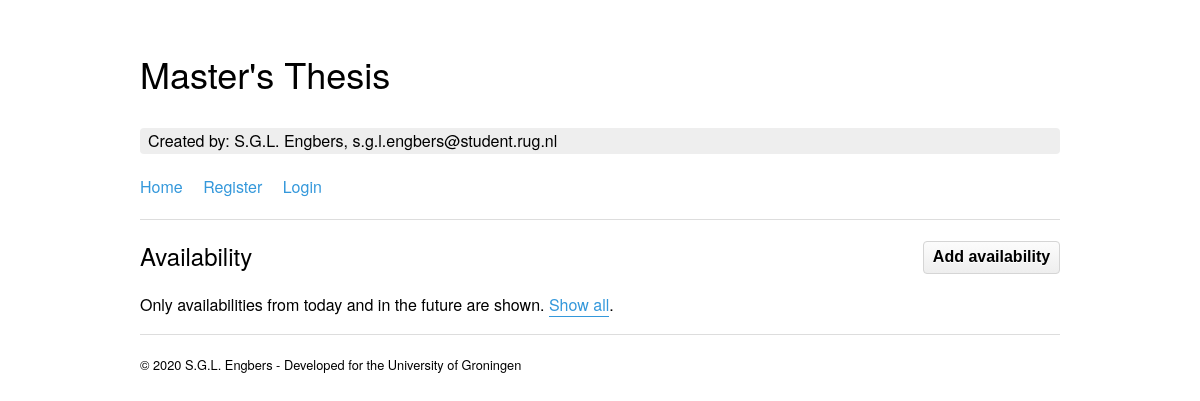
The page /availability/ on the database as committed earlier.
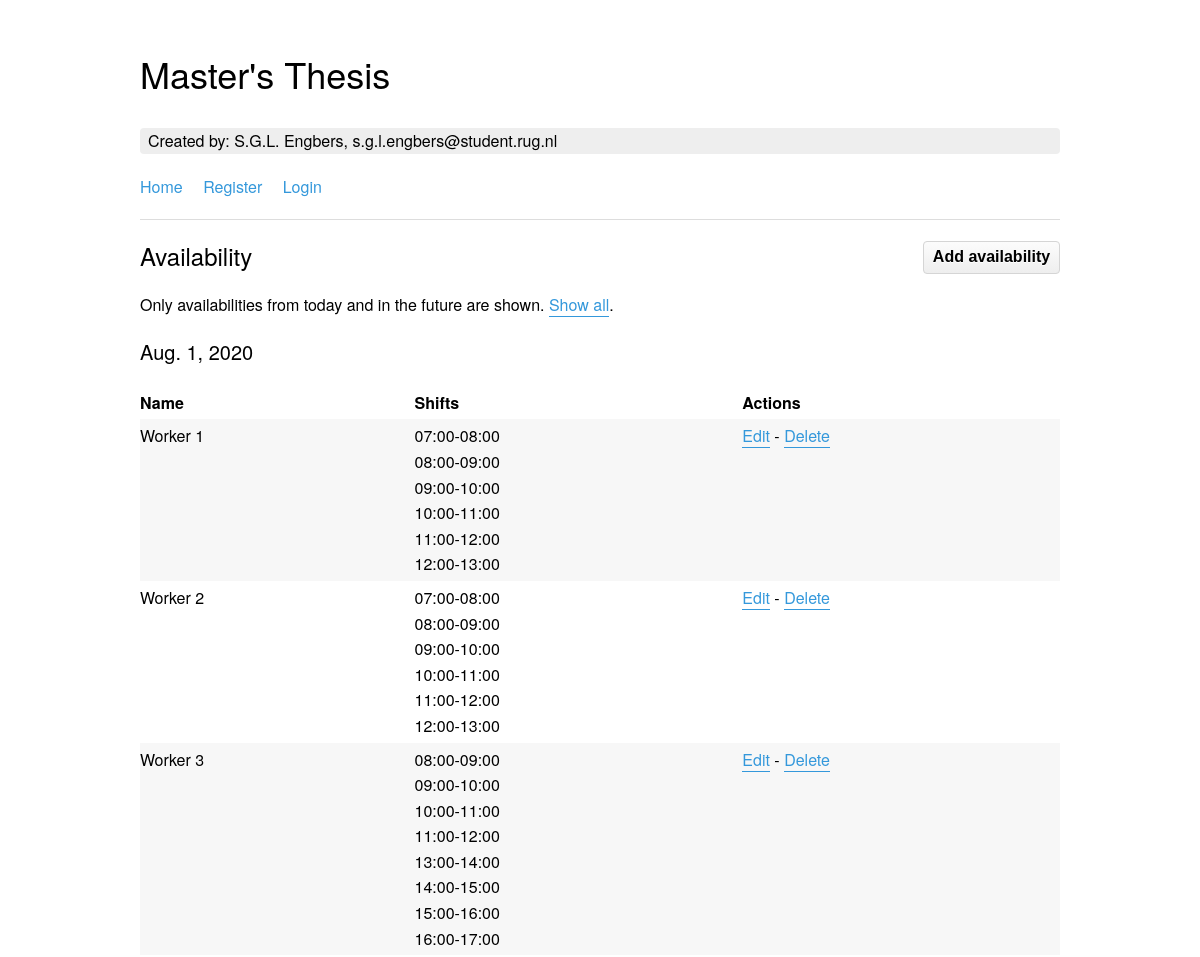
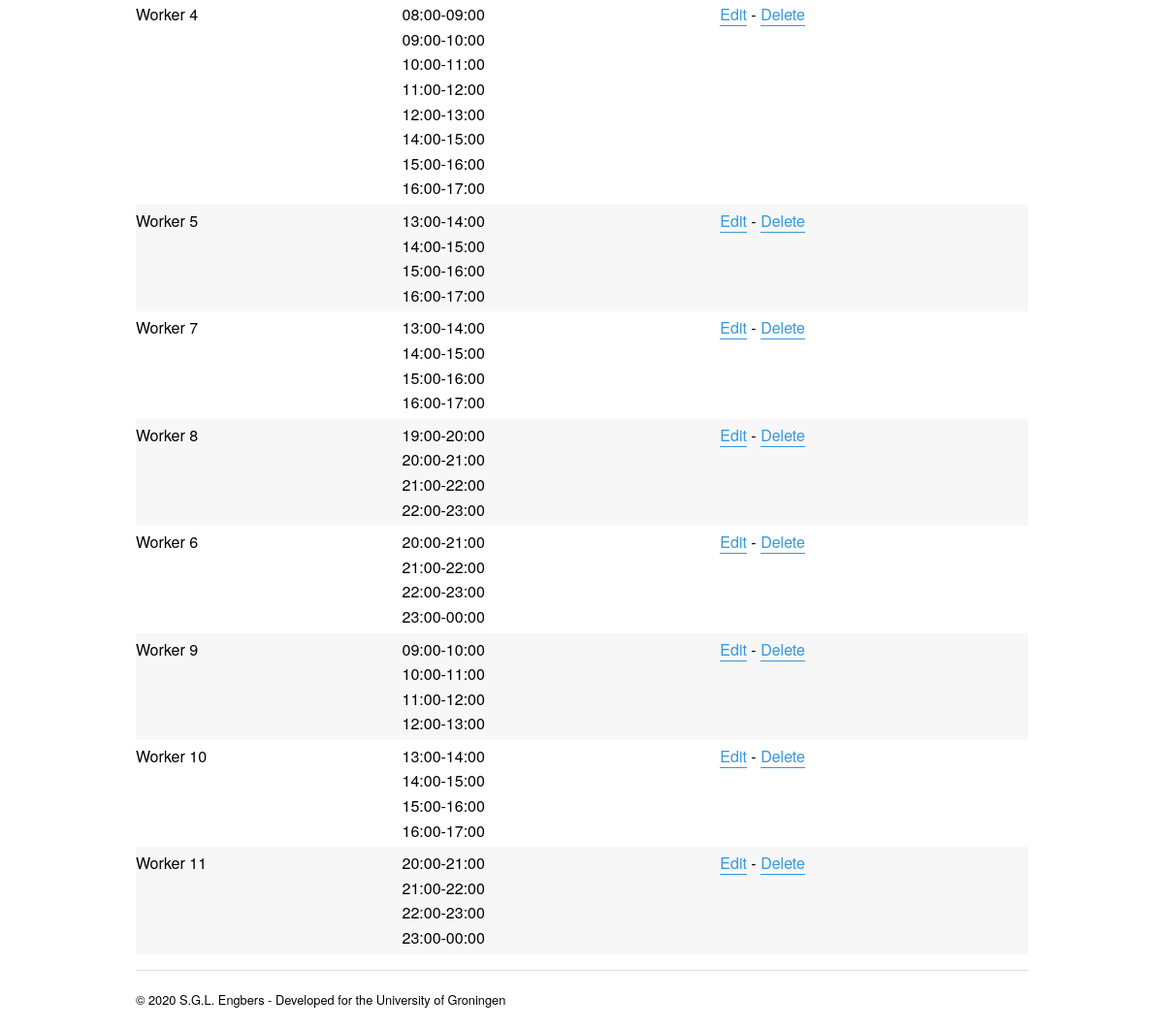
The same page on the database as committed later (2 pictures, top to bottom).
### planning/models.py (models this page shows, shortened)
class Availability(models.Model):
	worker = models.ForeignKey(Workers, on_delete=models.PROTECT) # Availability of one date corresponds to one worker.
	date = models.DateField()
	shift = models.ManyToManyField(Shifts) # Availability depends on a shift.
	class Meta:
		verbose_name_plural = 'Availability'
		unique_together = ('worker', 'date',) # Do not allow to have duplicate availabilities for a worker on a date and a certain shift.

class Workers(models.Model):
	name = models.CharField(max_length=50)
	preference = models.ForeignKey(Skills, blank=True, null=True, on_delete=models.SET_NULL)
	class Meta: verbose_name_plural = 'Workers'

class Shifts(models.Model):
	name = models.CharField(max_length=50)
	length = models.FloatField(default=0) # Length in hours, minus breaks
	class Meta: verbose_name_plural = 'Shifts'
	def __str__(self): return self.name

### planning/views.py (the view)
# urls.py: path('availability/', views.availability, name='availability'),
def availability(request):
    today = datetime.datetime.today()
    sort = request.GET.get('sort')
    if request.method == 'GET' and sort == 'all':
        context = {
            'availabilities': Availability.objects.order_by('-date'),
            'shifts': Shifts.objects.all()
        }
    else:
        context = {
            'availabilities': Availability.objects.filter(Q(date__gte=today)).order_by('-date'),
            'shifts': Shifts.objects.all()
        }
    return render(request, 'planning/planning/availability.html', context)

### planning/templates/planning/planning/availability.html
{% extends "planning/base.html" %}
{% block content %}
{% regroup availabilities by date as date_list %}
<div class="button_overview"><button onclick="location.href='{% url 'availability_add' %}'" type="button">Add availability</button></div>
<h3>Availability</h3>
Only availabilities from today and in the future are shown. <a href="?sort=all">Show all</a>.
<table>
	{% for date in date_list %}
	<thead>
		<tr>
			<th colspan="4"><h4 style="text-align:left;">{{ date.grouper }}</h4></th>
		</tr>
	</thead>
	<thead>
		<tr>
			<th>Name</th>
			<th>Shifts</th>
			<th>Actions</th>
		</tr>
	</thead>
	<tbody>
		{% for availability in date.list %}
		<tr>
			<td valign="top">{{ availability.worker.name }}</td>
			<td valign="top">{% for shift in availability.shift.all %}{{ shift }}{% if forloop.last %}{% else %}<br />{% endif %}{% endfor %}</td>
			<td valign="top"><a href="{% url 'availability_edit' pk=availability.id %}">Edit</a> - <a href="{% url 'availability_delete' pk=availability.id %}">Delete</a> </td>
		</tr>
		{% endfor %}
	</tbody>
	{% endfor %}
</table>
{% endblock content %}

Rows that differ between the two databases and show on the page:
now on this page (row edited): Availability: grouper "Aug. 1, 2020", worker.name "Worker 1"
now on this page (row unchanged): Shifts: name "07:00-08:00"
now on this page (row unchanged): Shifts: name "08:00-09:00"
now on this page (row unchanged): Shifts: name "09:00-10:00"
now on this page (row unchanged): Shifts: name "10:00-11:00"
now on this page (row unchanged): Shifts: name "11:00-12:00"
now on this page (row unchanged): Shifts: name "12:00-13:00"
now on this page (row edited): Availability: worker.name "Worker 2"
now on this page (row edited): Availability: worker.name "Worker 3"
now on this page (row unchanged): Shifts: name "13:00-14:00"
now on this page (row unchanged): Shifts: name "14:00-15:00"
now on this page (row unchanged): Shifts: name "15:00-16:00"
now on this page (row unchanged): Shifts: name "16:00-17:00"
now on this page (row edited): Availability: worker.name "Worker 4"
now on this page (row edited): Availability: worker.name "Worker 5"
now on this page (row edited): Availability: worker.name "Worker 7"
now on this page (row edited): Availability: worker.name "Worker 8"
now on this page (row unchanged): Shifts: name "19:00-20:00", shown under "Worker 8"
now on this page (row unchanged): Shifts: name "20:00-21:00"
now on this page (row unchanged): Shifts: name "21:00-22:00"
now on this page (row unchanged): Shifts: name "22:00-23:00"
now on this page (row edited): Availability: worker.name "Worker 6"
now on this page (row unchanged): Shifts: name "23:00-00:00"
now on this page (row edited): Availability: worker.name "Worker 9"
now on this page (row edited): Availability: worker.name "Worker 10"
now on this page (row edited): Availability: worker.name "Worker 11"
Other text that changed with them:
new list line: "Name Shifts Actions"
